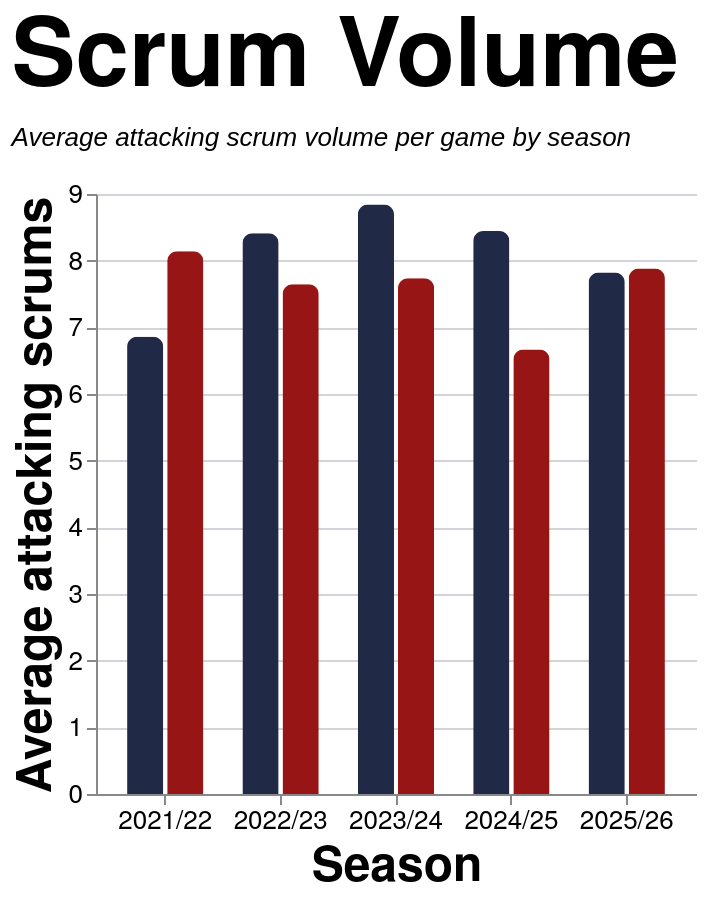

Write the Vega-Lite specification saved for this chart.
### Vega-Lite specification from a JSON file in a GitHub repository (floating-point values rounded to 4 significant figures)
{"config": {"axis": {"labelFont": "PT Sans Narrow, Helvetica Neue, Helvetica, Arial, sans-serif", "titleFont": "PT Sans Narrow, Helvetica Neue, Helvetica, Arial, sans-serif", "labelFontSize": 13, "titleFontSize": 24, "gridColor": "#202947", "gridOpacity": 0.2, "zindex": 1}, "text": {"font": "Lato, sans-serif"}, "bar": {"cornerRadiusEnd": 5}, "header": {"labelFont": "PT Sans Narrow, Helvetica Neue, Helvetica, Arial, sans-serif", "titleFont": "PT Sans Narrow, Helvetica Neue, Helvetica, Arial, sans-serif", "labelFontSize": 24, "titleFontSize": 28, "labelFontWeight": "bold", "orient": "left"}, "legend": {"labelFont": "PT Sans Narrow, Helvetica Neue, Helvetica, Arial, sans-serif", "titleFont": "PT Sans Narrow, Helvetica Neue, Helvetica, Arial, sans-serif", "labelFontSize": 14, "titleFontSize": 16, "titlePadding": 5, "fillColor": "white", "strokeColor": "black", "padding": 10, "titleFontWeight": "lighter", "titleFontStyle": "italic", "titleColor": "gray", "offset": 10}, "title": {"font": "PT Sans Narrow, Helvetica Neue, Helvetica, Arial, sans-serif", "fontSize": 48, "fontWeight": "bold", "anchor": "start", "align": "center", "titlePadding": 20, "subtitlePadding": 10, "subtitleFontSize": 13, "subtitleColor": "", "subtitleFontStyle": "italic", "offset": 15, "color": "black"}, "axisX": {"labelAngle": 0}, "facet": {"title": null, "header": null, "align": {"row": "each", "column": "each"}, "spacing": 10}, "resolve": {"scale": {"y": "independent", "facet": "independent"}}, "background": "transparent", "scale": {"offsetBandPaddingOuter": 0.2, "offsetBandPaddingInner": 0.1}, "view": {"stroke": null, "background": "transparent"}}, "data": {"name": "data-69d50b360d690a1f91d30f5c924474c1"}, "mark": {"type": "bar"}, "encoding": {"color": {"field": "team", "legend": null, "scale": {"domain": ["EGRFC", "Opposition"], "range": ["#202946", "#981515"]}, "title": "Team", "type": "nominal"}, "tooltip": [{"field": "set_piece", "title": "Set Piece", "type": "nominal"}, {"field": "season", "title": "Season", "type": "nominal"}, {"field": "team", "title": "Team", "type": "nominal"}, {"field": "avg_attempts", "format": ".2f", "title": "Avg Attempts", "type": "quantitative"}], "x": {"axis": {"labelAngle": 0}, "field": "season", "sort": ["2021/22", "2022/23", "2023/24", "2024/25", "2025/26"], "title": "Season", "type": "nominal"}, "xOffset": {"field": "team", "sort": ["EGRFC", "Opposition"], "type": "nominal"}, "y": {"axis": {"format": ".0f"}, "field": "avg_attempts", "title": "Average attacking scrums", "type": "quantitative"}}, "height": 300, "params": [{"name": "spSquadParam", "value": "1st"}, {"name": "spSeasonParam", "value": "All"}, {"name": "spGameTypeParam", "value": "League + Cup"}], "title": {"text": "Scrum Volume", "subtitle": ["Average attacking scrum volume per game by season"]}, "transform": [{"filter": "datum.squad == spSquadParam && (spSeasonParam == 'All' || datum.season == spSeasonParam) && datum.game_type_mode == spGameTypeParam"}], "width": 300, "$schema": "https://vega.github.io/schema/vega-lite/v5.20.1.json", "datasets": {"data-69d50b360d690a1f91d30f5c924474c1": [{"squad": "1st", "season": "2021/22", "team": "EGRFC", "set_piece": "Scrum", "avg_attempts": 7.0, "game_type_mode": "All"}, {"squad": "1st", "season": "2021/22", "team": "Opposition", "set_piece": "Scrum", "avg_attempts": 7.625, "game_type_mode": "All"}, {"squad": "1st", "season": "2022/23", "team": "EGRFC", "set_piece": "Scrum", "avg_attempts": 8.412, "game_type_mode": "All"}, {"squad": "1st", "season": "2022/23", "team": "Opposition", "set_piece": "Scrum", "avg_attempts": 7.647, "game_type_mode": "All"}, {"squad": "1st", "season": "2023/24", "team": "EGRFC", "set_piece": "Scrum", "avg_attempts": 8.857, "game_type_mode": "All"}, {"squad": "1st", "season": "2023/24", "team": "Opposition", "set_piece": "Scrum", "avg_attempts": 7.762, "game_type_mode": "All"}, {"squad": "1st", "season": "2024/25", "team": "EGRFC", "set_piece": "Scrum", "avg_attempts": 8.444, "game_type_mode": "All"}, {"squad": "1st", "season": "2024/25", "team": "Opposition", "set_piece": "Scrum", "avg_attempts": 6.667, "game_type_mode": "All"}, {"squad": "1st", "season": "2025/26", "team": "EGRFC", "set_piece": "Scrum", "avg_attempts": 8.0, "game_type_mode": "All"}, {"squad": "1st", "season": "2025/26", "team": "Opposition", "set_piece": "Scrum", "avg_attempts": 8.056, "game_type_mode": "All"}, {"squad": "2nd", "season": "2021/22", "team": "EGRFC", "set_piece": "Scrum", "avg_attempts": 8.0, "game_type_mode": "All"}, {"squad": "2nd", "season": "2021/22", "team": "Opposition", "set_piece": "Scrum", "avg_attempts": 10.12, "game_type_mode": "All"}, {"squad": "2nd", "season": "2022/23", "team": "EGRFC", "set_piece": "Scrum", "avg_attempts": 8.0, "game_type_mode": "All"}, {"squad": "2nd", "season": "2022/23", "team": "Opposition", "set_piece": "Scrum", "avg_attempts": 7.0, "game_type_mode": "All"}, {"squad": "2nd", "season": "2023/24", "team": "EGRFC", "set_piece": "Scrum", "avg_attempts": 6.857, "game_type_mode": "All"}, {"squad": "2nd", "season": "2023/24", "team": "Opposition", "set_piece": "Scrum", "avg_attempts": 8.714, "game_type_mode": "All"}, {"squad": "2nd", "season": "2024/25", "team": "EGRFC", "set_piece": "Scrum", "avg_attempts": 6.545, "game_type_mode": "All"}, {"squad": "2nd", "season": "2024/25", "team": "Opposition", "set_piece": "Scrum", "avg_attempts": 8.455, "game_type_mode": "All"}, {"squad": "2nd", "season": "2025/26", "team": "EGRFC", "set_piece": "Scrum", "avg_attempts": 8.833, "game_type_mode": "All"}, {"squad": "2nd", "season": "2025/26", "team": "Opposition", "set_piece": "Scrum", "avg_attempts": 9.167, "game_type_mode": "All"}, {"squad": "1st", "season": "2021/22", "team": "EGRFC", "set_piece": "Scrum", "avg_attempts": 6.857, "game_type_mode": "League + Cup"}, {"squad": "1st", "season": "2021/22", "team": "Opposition", "set_piece": "Scrum", "avg_attempts": 8.143, "game_type_mode": "League + Cup"}, {"squad": "1st", "season": "2022/23", "team": "EGRFC", "set_piece": "Scrum", "avg_attempts": 8.412, "game_type_mode": "League + Cup"}, {"squad": "1st", "season": "2022/23", "team": "Opposition", "set_piece": "Scrum", "avg_attempts": 7.647, "game_type_mode": "League + Cup"}, {"squad": "1st", "season": "2023/24", "team": "EGRFC", "set_piece": "Scrum", "avg_attempts": 8.842, "game_type_mode": "League + Cup"}, {"squad": "1st", "season": "2023/24", "team": "Opposition", "set_piece": "Scrum", "avg_attempts": 7.737, "game_type_mode": "League + Cup"}, {"squad": "1st", "season": "2024/25", "team": "EGRFC", "set_piece": "Scrum", "avg_attempts": 8.444, "game_type_mode": "League + Cup"}, {"squad": "1st", "season": "2024/25", "team": "Opposition", "set_piece": "Scrum", "avg_attempts": 6.667, "game_type_mode": "League + Cup"}, {"squad": "1st", "season": "2025/26", "team": "EGRFC", "set_piece": "Scrum", "avg_attempts": 7.824, "game_type_mode": "League + Cup"}, {"squad": "1st", "season": "2025/26", "team": "Opposition", "set_piece": "Scrum", "avg_attempts": 7.882, "game_type_mode": "League + Cup"}, {"squad": "2nd", "season": "2021/22", "team": "EGRFC", "set_piece": "Scrum", "avg_attempts": 7.833, "game_type_mode": "League + Cup"}, {"squad": "2nd", "season": "2021/22", "team": "Opposition", "set_piece": "Scrum", "avg_attempts": 10.0, "game_type_mode": "League + Cup"}, {"squad": "2nd", "season": "2022/23", "team": "EGRFC", "set_piece": "Scrum", "avg_attempts": 8.0, "game_type_mode": "League + Cup"}, {"squad": "2nd", "season": "2022/23", "team": "Opposition", "set_piece": "Scrum", "avg_attempts": 7.0, "game_type_mode": "League + Cup"}, {"squad": "2nd", "season": "2023/24", "team": "EGRFC", "set_piece": "Scrum", "avg_attempts": 6.8, "game_type_mode": "League + Cup"}, {"squad": "2nd", "season": "2023/24", "team": "Opposition", "set_piece": "Scrum", "avg_attempts": 9.4, "game_type_mode": "League + Cup"}, {"squad": "2nd", "season": "2024/25", "team": "EGRFC", "set_piece": "Scrum", "avg_attempts": 6.667, "game_type_mode": "League + Cup"}, {"squad": "2nd", "season": "2024/25", "team": "Opposition", "set_piece": "Scrum", "avg_attempts": 8.667, "game_type_mode": "League + Cup"}, {"squad": "2nd", "season": "2025/26", "team": "EGRFC", "set_piece": "Scrum", "avg_attempts": 8.833, "game_type_mode": "League + Cup"}, {"squad": "2nd", "season": "2025/26", "team": "Opposition", "set_piece": "Scrum", "avg_attempts": 9.167, "game_type_mode": "League + Cup"}, {"squad": "1st", "season": "2021/22", "team": "EGRFC", "set_piece": "Scrum", "avg_attempts": 5.4, "game_type_mode": "League only"}, {"squad": "1st", "season": "2021/22", "team": "Opposition", "set_piece": "Scrum", "avg_attempts": 7.2, "game_type_mode": "League only"}, {"squad": "1st", "season": "2022/23", "team": "EGRFC", "set_piece": "Scrum", "avg_attempts": 8.733, "game_type_mode": "League only"}, {"squad": "1st", "season": "2022/23", "team": "Opposition", "set_piece": "Scrum", "avg_attempts": 8.067, "game_type_mode": "League only"}, {"squad": "1st", "season": "2023/24", "team": "EGRFC", "set_piece": "Scrum", "avg_attempts": 8.529, "game_type_mode": "League only"}, {"squad": "1st", "season": "2023/24", "team": "Opposition", "set_piece": "Scrum", "avg_attempts": 8.118, "game_type_mode": "League only"}, {"squad": "1st", "season": "2024/25", "team": "EGRFC", "set_piece": "Scrum", "avg_attempts": 8.588, "game_type_mode": "League only"}, {"squad": "1st", "season": "2024/25", "team": "Opposition", "set_piece": "Scrum", "avg_attempts": 6.647, "game_type_mode": "League only"}, {"squad": "1st", "season": "2025/26", "team": "EGRFC", "set_piece": "Scrum", "avg_attempts": 7.867, "game_type_mode": "League only"}, {"squad": "1st", "season": "2025/26", "team": "Opposition", "set_piece": "Scrum", "avg_attempts": 7.667, "game_type_mode": "League only"}, {"squad": "2nd", "season": "2021/22", "team": "EGRFC", "set_piece": "Scrum", "avg_attempts": 7.833, "game_type_mode": "League only"}, {"squad": "2nd", "season": "2021/22", "team": "Opposition", "set_piece": "Scrum", "avg_attempts": 10.0, "game_type_mode": "League only"}, {"squad": "2nd", "season": "2022/23", "team": "EGRFC", "set_piece": "Scrum", "avg_attempts": 8.0, "game_type_mode": "League only"}, {"squad": "2nd", "season": "2022/23", "team": "Opposition", "set_piece": "Scrum", "avg_attempts": 7.0, "game_type_mode": "League only"}, {"squad": "2nd", "season": "2023/24", "team": "EGRFC", "set_piece": "Scrum", "avg_attempts": 6.8, "game_type_mode": "League only"}, {"squad": "2nd", "season": "2023/24", "team": "Opposition", "set_piece": "Scrum", "avg_attempts": 9.4, "game_type_mode": "League only"}, {"squad": "2nd", "season": "2024/25", "team": "EGRFC", "set_piece": "Scrum", "avg_attempts": 6.667, "game_type_mode": "League only"}, {"squad": "2nd", "season": "2024/25", "team": "Opposition", "set_piece": "Scrum", "avg_attempts": 8.667, "game_type_mode": "League only"}, {"squad": "2nd", "season": "2025/26", "team": "EGRFC", "set_piece": "Scrum", "avg_attempts": 8.833, "game_type_mode": "League only"}, {"squad": "2nd", "season": "2025/26", "team": "Opposition", "set_piece": "Scrum", "avg_attempts": 9.167, "game_type_mode": "League only"}]}}
